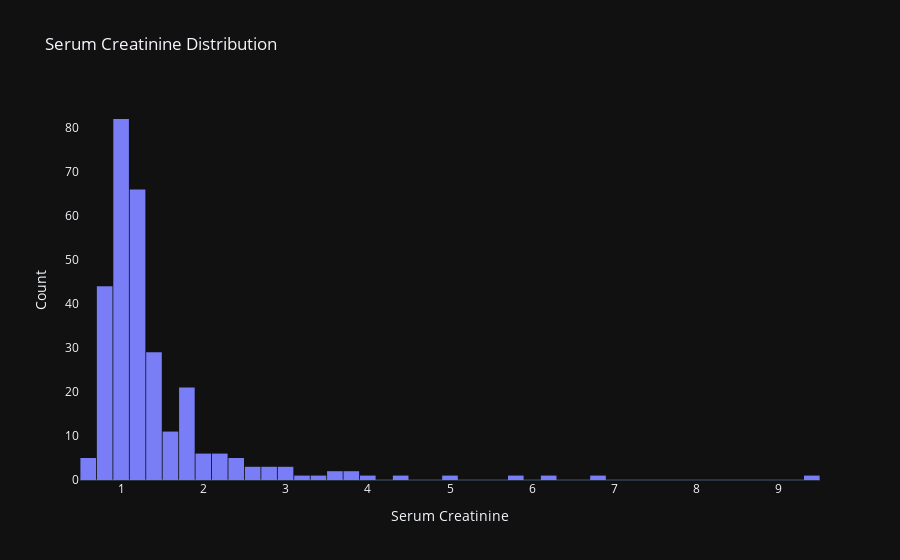

Notebook cell for this chart:
### Code cell
# Distribution of serum_creatinine

fig = go.Figure()
fig.add_trace(go.Histogram(
    x = dataset['serum_creatinine'],
    xbins = dict(
        start = 0.5,
        end = 9.4,
        size = 0.2
    ),
    marker_color = '#797ef6',
    opacity = 1
))

fig.update_layout(
    title_text = 'Serum Creatinine Distribution',
    xaxis_title_text = 'Serum Creatinine',
    yaxis_title_text = 'Count',
    bargap = 0.05,
    xaxis = {'showgrid': False},
    yaxis = {'showgrid': False},
    template = 'plotly_dark'
)

fig.show()

### Figure 1 — Plotly figure (JSON) as saved in the notebook; plotly's stock layout.template omitted (floating-point values rounded to 4 significant figures; data arrays with more than 128 entries replaced by an {"elided": "..."} marker saying what was removed)
{"data": [{"marker": {"color": "#797ef6"}, "opacity": 1, "type": "histogram", "x": {"elided": "297 float values"}, "xbins": {"end": 9.4, "size": 0.2, "start": 0.5}}], "layout": {"bargap": 0.05, "title": {"text": "Serum Creatinine Distribution"}, "xaxis": {"showgrid": false, "title": {"text": "Serum Creatinine"}}, "yaxis": {"showgrid": false, "title": {"text": "Count"}}}}
